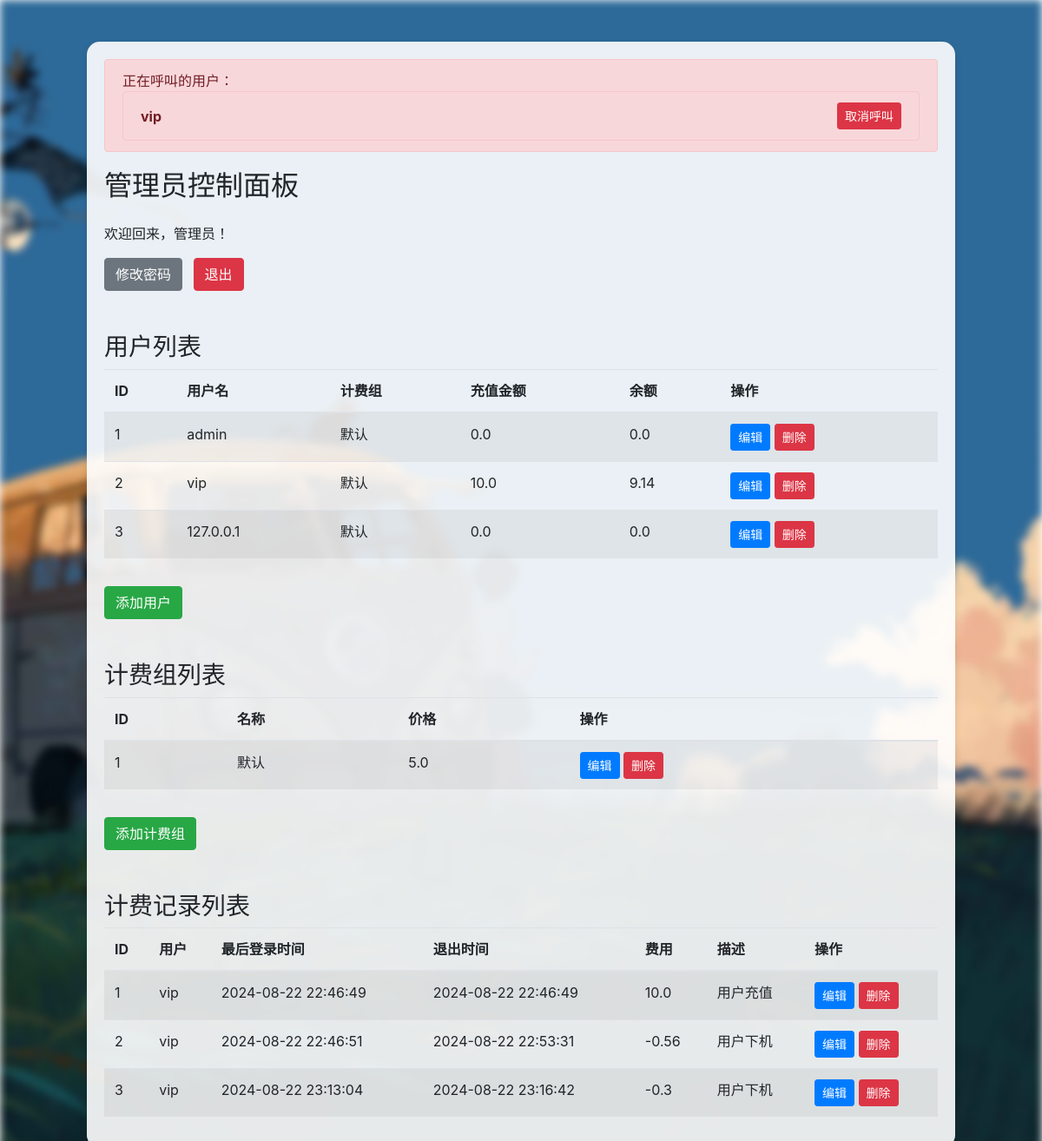
The page /admin_dashboard (signed in) on the database as committed earlier.
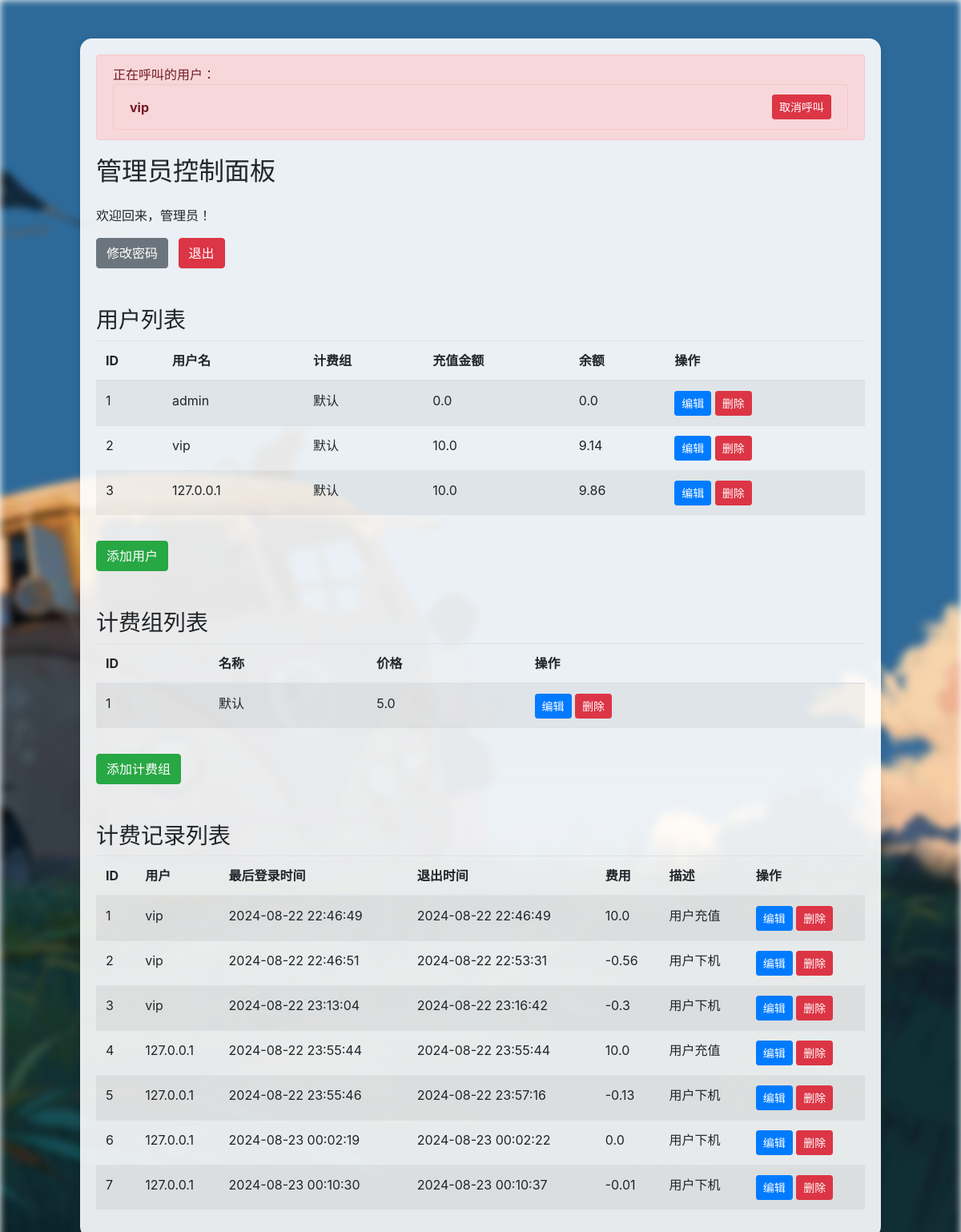
The same page on the database as committed later.
### app.py (models this page shows, shortened)
class User(db.Model):
    __tablename__ = 'user'
    id = db.Column(db.Integer, primary_key=True)
    username = db.Column(db.String(80), unique=True, nullable=False)
    password = db.Column(db.String(120), nullable=False)
    is_admin = db.Column(db.Boolean, default=False)
    is_logged = db.Column(db.Boolean, default=False)
    last_login = db.Column(db.DateTime, default=datetime.now())
    billing_group_id = db.Column(db.Integer, db.ForeignKey('billing_group.id'), nullable=False)  # 关联 BillingGroup 模型
    balance = db.Column(db.Float, nullable=False, default=0)
    balance_left = db.Column(db.Float, nullable=False, default=0)
    on_call = db.Column(db.Boolean, default=False)
    is_verified = db.Column(db.Boolean, default=False)
    card_id = db.Column(db.Integer, db.ForeignKey('card.id'), nullable=False, default=0)
    card = db.relationship('Card', backref='users')

class BillingGroup(db.Model):
    __tablename__ = 'billing_group'
    id = db.Column(db.Integer, primary_key=True)
    name = db.Column(db.String(80), unique=True, nullable=False)
    price = db.Column(db.Float, nullable=False)
    users = db.relationship('User', backref='billing_group', lazy=True)

class BillingRecord(db.Model):
    __tablename__ = 'billing_record'
    id = db.Column(db.Integer, primary_key=True)
    user_id = db.Column(db.Integer, db.ForeignKey('user.id'), nullable=False)
    username = db.Column(db.String(80), nullable=False)
    last_login = db.Column(db.DateTime, nullable=False)
    logout_time = db.Column(db.DateTime)  # 下机时间
    fee = db.Column(db.Float, nullable=False)
    description = db.Column(db.String, nullable=False)
    billing_group_id = db.Column(db.Integer, db.ForeignKey('billing_group.id'), nullable=False)
    billing_group = db.relationship('BillingGroup', backref=db.backref('billing_records', lazy=True))
    user = db.relationship('User', backref=db.backref('billing_records', lazy=True))

### app.py (the view)
@app.route('/admin_dashboard')
def admin_dashboard():
    if not session.get('logged_in') or not session.get('is_admin'):
        return redirect(url_for('index'))
    users = User.query.all()  # 获取所有用户
    billing_groups = BillingGroup.query.all()  # 获取所有计费组
    billing_records = BillingRecord.query.all()  # 获取所有计费记录
    calling_users = [user for user in users if user.on_call]
    return render_template('admin_dashboard.html', users=users, billing_groups=billing_groups,
                           billing_records=billing_records, calling_users=calling_users)

### templates/admin_dashboard.html (shortened to what this page needs)
<!DOCTYPE html>
<html>
<head>
    <link rel="stylesheet" href="https://cdn.jsdelivr.net/npm/bootstrap@4.6.2/dist/css/bootstrap.min.css">
    <div class="bg">
    </div>
</head>
<body>
<div class="container mt-5">
    <div class="admin-panel">
        {% if calling_users|length > 0 %}
        <div class="alert alert-danger alert-custom" role="alert">
            正在呼叫的用户：
            <ul class="list-group">
                {% for caller in calling_users %}
                <li class="list-group-item d-flex justify-content-between align-items-center">
                    <strong>{{caller.username}}</strong>
                    <form action="{{ url_for('admin_cancel_call', user_id=caller.id) }}" method="POST">
                        <button type="submit" class="btn btn-sm btn-danger">取消呼叫</button>
                    </form>
                </li>
                {% endfor %}
            </ul>
        </div>
        {% endif %}
        <div class="row">
            <div class="col-md-12">
                <h2 class="mb-4">管理员控制面板</h2>
                <p>欢迎回来，管理员！</p>
                <a href="/admin_change_password" class="btn btn-secondary mr-2">修改密码</a>
                <a href="/logout" class="btn btn-danger">退出</a>
                <h3 class="mt-5">用户列表</h3>
                <table class="table table-striped">
                    <thead>
                    <tr>
                        <th>ID</th>
                        <th>用户名</th>
                        <th>计费组</th>
                        <th>充值金额</th>
                        <th>余额</th>
                        <th>操作</th>
                    </tr>
                    </thead>
                    <tbody>
                    {% for user in users %}
                    <tr>
                        <td>{{user.id}}</td>
                        <td>{{user.username}}</td>
                        <td>{{user.billing_group.name}}</td>
                        <td>{{user.balance}}</td>
                        <td>{{user.balance_left}}</td>
                        <td>
                            <a href="/edit_user/{{ user.id }}" class="btn btn-sm btn-primary">编辑</a>
                            <a href="/delete_user/{{ user.id }}" class="btn btn-sm btn-danger">删除</a>
                        </td>
                    </tr>
                    {% endfor %}
                    </tbody>
                </table>
                <a href="/add_user" class="btn btn-success mt-3">添加用户</a>
                <h3 class="mt-5">计费组列表</h3>
                <table class="table table-striped">
                    <thead>
                    <tr>
                        <th>ID</th>
                        <th>名称</th>
                        <th>价格</th>
                        <th>操作</th>
                    </tr>
                    </thead>
                    <tbody>
                    {% for billing_group in billing_groups %}
                    <tr>
                        <td>{{billing_group.id}}</td>
                        <td>{{billing_group.name}}</td>
                        <td>{{billing_group.price}}</td>
                        <td>
                            <a href="/edit_billing_group/{{ billing_group.id }}"
                               class="btn btn-sm btn-primary">编辑</a>
                            <a href="/delete_billing_group/{{ billing_group.id }}"
                               class="btn btn-sm btn-danger">删除</a>
                        </td>
                    </tr>
                    {% endfor %}
                    </tbody>
                </table>
                <a href="/add_billing_group" class="btn btn-success mt-3">添加计费组</a>
                <h3 class="mt-5">计费记录列表</h3>
                <table class="table table-striped">
                    <thead>
                    <tr>
                        <th>ID</th>
                        <th>用户</th>
                        <th>最后登录时间</th>
                        <th>退出时间</th>
                        <th>费用</th>
                        <th>描述</th>
                        <th>操作</th>
                    </tr>
                    </thead>
                    <tbody>
                    {% for billing_record in billing_records %}
                    <tr>
                        <td>{{billing_record.id}}</td>
                        <td>{{billing_record.user.username}}</td>
                        <td>{{billing_record.last_login.strftime('%Y-%m-%d %H:%M:%S')}}</td>
                        <td>{% if billing_record.logout_time %}{{
                            billing_record
                            .logout_time.strftime('%Y-%m-%d %H:%M:%S')
                            }}{% endif %}
                        </td>
                        <td>{{billing_record.fee}}</td>
                        <td>{{billing_record.description}}</td>
                        <td>
                            <a href="/edit_billing_record/{{ billing_record.id }}"
                               class="btn btn-sm btn-primary">编辑</a>
                            <a href="/delete_billing_record/{{ billing_record.id }}"
                               class="btn btn-sm btn-danger">删除</a>
                        </td>
                    </tr>
                    {% endfor %}
                    </tbody>
                </table>
            </div>
        </div>
    </div>
</div>
</body>
</html>

### templates/admin_dashboard.html (style rules this page uses)
.bg { position: fixed; top: 0; left: 0; width: 100%; height: 100%; overflow: hidden; z-index: -1; }
.alert-custom { position: relative; z-index: 1000; margin-bottom: 20px; }
.list-group-item { background-color: #f8d7da; border-color: #f5c6cb; }
.admin-panel { background-color: rgba(255, 255, 255, 0.9); padding: 20px; border-radius: 15px; box-shadow: 0 4px 8px rgba(0, 0, 0, 0.1); margin: 20px auto; max-width: 1000px; }

Rows that differ between the two databases and show on the page:
changed User id 3: balance "0.0" → "10.0"; balance_left "0.0" → "9.86"
added BillingRecord: id "4", user.username "127.0.0.1", last_login "2024-08-22 23:55:44", logout_time "2024-08-22 23:55:44", fee "10.0", description "用户充值"
added BillingRecord: id "5", user.username "127.0.0.1", last_login "2024-08-22 23:55:46", logout_time "2024-08-22 23:57:16", fee "-0.13", description "用户下机"
added BillingRecord: id "6", user.username "127.0.0.1", last_login "2024-08-23 00:02:19", logout_time "2024-08-23 00:02:22", fee "0.0", description "用户下机"
added BillingRecord: id "7", user.username "127.0.0.1", last_login "2024-08-23 00:10:30", logout_time "2024-08-23 00:10:37", fee "-0.01", description "用户下机"
